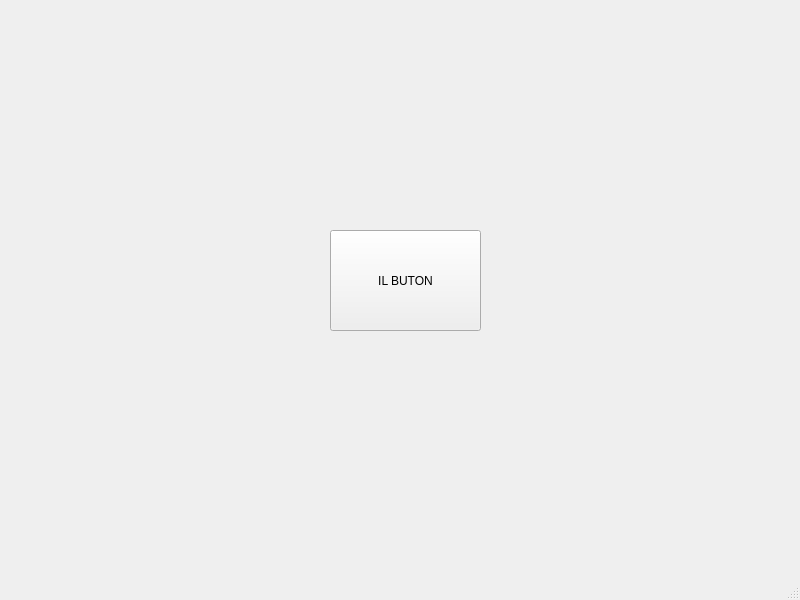
<?xml version="1.0" encoding="UTF-8"?>
<ui version="4.0">
 <class>MyWindow</class>
 <widget class="QMainWindow" name="MyWindow">
  <property name="geometry">
   <rect>
    <x>0</x>
    <y>0</y>
    <width>800</width>
    <height>600</height>
   </rect>
  </property>
  <property name="windowTitle">
   <string>MyWindow</string>
  </property>
  <widget class="QWidget" name="centralwidget">
   <widget class="QPushButton" name="pushButton">
    <property name="geometry">
     <rect>
      <x>330</x>
      <y>230</y>
      <width>151</width>
      <height>101</height>
     </rect>
    </property>
    <property name="text">
     <string>IL BUTON</string>
    </property>
   </widget>
  </widget>
  <widget class="QMenuBar" name="menubar">
   <property name="geometry">
    <rect>
     <x>0</x>
     <y>0</y>
     <width>800</width>
     <height>21</height>
    </rect>
   </property>
  </widget>
  <widget class="QStatusBar" name="statusbar"/>
 </widget>
 <resources/>
 <connections/>
</ui>
